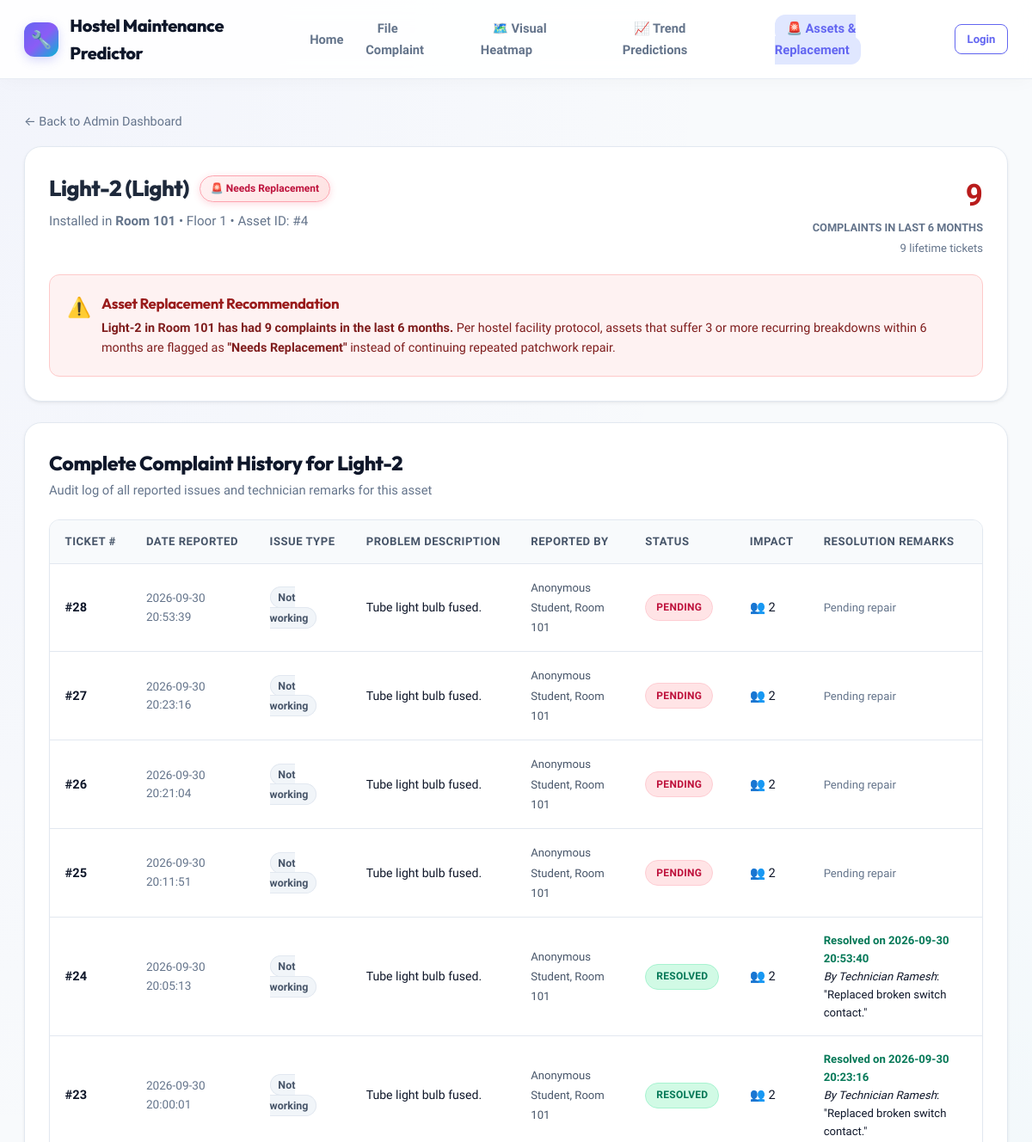
Before: /asset/4 (upper part) with the older database file.
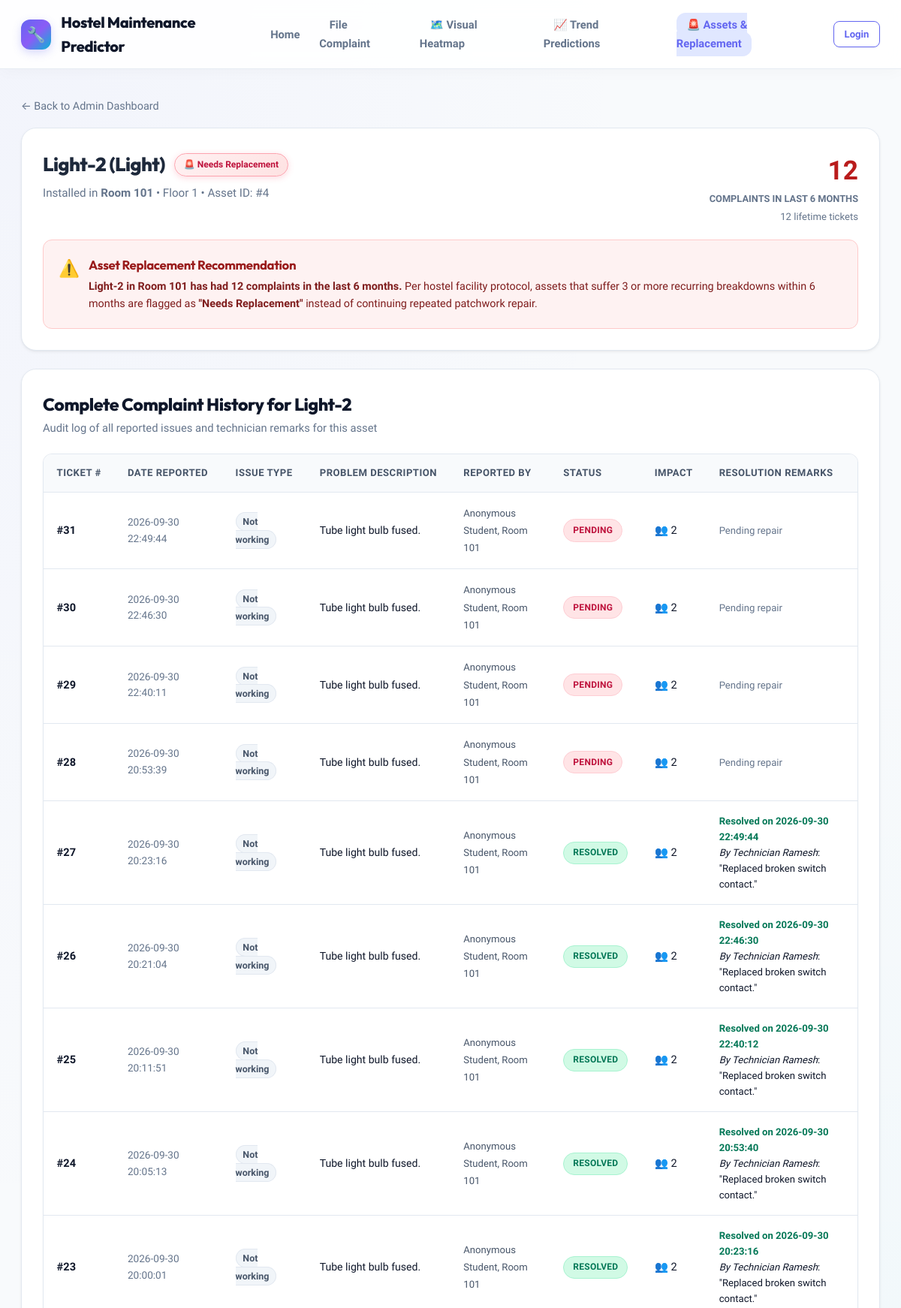
After: the same page with the newer database file.
### tables this page shows
CREATE TABLE complaints (
        id INTEGER PRIMARY KEY AUTOINCREMENT,
        user_id INTEGER,
        asset_id INTEGER NOT NULL,
        room_no TEXT NOT NULL,
        floor INTEGER NOT NULL,
        issue_type TEXT NOT NULL CHECK(issue_type IN ('Not working', 'Damaged', 'Making noise', 'Other')),
        description TEXT NOT NULL,
        date_filed TEXT NOT NULL,
        status TEXT NOT NULL CHECK(status IN ('Pending', 'In Progress', 'Resolved')) DEFAULT 'Pending',
        is_anonymous INTEGER NOT NULL DEFAULT 0,
        affected_students_count INTEGER NOT NULL DEFAULT 1,
        FOREIGN KEY (user_id) REFERENCES users (id),
        FOREIGN KEY (asset_id) REFERENCES assets (id)
    );

CREATE TABLE resolution_log (
        id INTEGER PRIMARY KEY AUTOINCREMENT,
        complaint_id INTEGER NOT NULL,
        resolved_date TEXT NOT NULL,
        resolved_by TEXT NOT NULL,
        remarks TEXT NOT NULL,
        FOREIGN KEY (complaint_id) REFERENCES complaints (id)
    );

### app.py (the view)
@app.route('/asset/<int:asset_id>')
def asset_history(asset_id):
    conn = get_db()
    cursor = conn.cursor()
    cursor.execute("SELECT * FROM assets WHERE id = ?", (asset_id,))
    asset = cursor.fetchone()
    if not asset:
        flash('Asset not found.', 'danger')
        conn.close()
        return redirect(url_for('index'))
    six_months_ago = (datetime.now() - timedelta(days=180)).strftime('%Y-%m-%d %H:%M:%S')
    cursor.execute('''
        SELECT
            c.*,
            u.name AS student_name,
            r.resolved_date, r.resolved_by, r.remarks
        FROM complaints c
        LEFT JOIN users u ON c.user_id = u.id
        LEFT JOIN resolution_log r ON c.id = r.complaint_id
        WHERE c.asset_id = ?
        ORDER BY c.date_filed DESC
    ''', (asset_id,))
    raw_history = cursor.fetchall()
    history = []
    recent_complaints_6m = 0
    for r in raw_history:
        item = dict(r)
        if (item.get('date_filed') or '') >= six_months_ago:
            recent_complaints_6m += 1
        if item['is_anonymous']:
            item['display_reporter'] = f"Anonymous Student, Room {item['room_no']}"
        elif item['student_name']:
            item['display_reporter'] = item['student_name']
        else:
            item['display_reporter'] = "Resident"
        history.append(item)
    needs_replacement = recent_complaints_6m >= 3
    conn.close()
    return render_template(
        'asset_history.html',
        asset=asset,
        history=history,
        total_complaints=len(history),
        recent_complaints_6m=recent_complaints_6m,
        needs_replacement=needs_replacement
    )

### app.py (called while the page is built)
@app.context_processor
def inject_user():
    return {
        'current_user': {
            'id': session.get('user_id'),
            'name': session.get('name'),
            'email': session.get('email'),
            'role': session.get('role'),
            'room_no': session.get('room_no'),
            'floor': session.get('floor')
        } if 'user_id' in session else None,
        'current_time': datetime.now()
    }

### models.py (called while the page is built)
def get_db():
    conn = sqlite3.connect(DB_PATH)
    conn.row_factory = sqlite3.Row
    return conn

### templates/asset_history.html (shortened to what the changed rows need)
{% extends "base.html" %}
{% block content %}
<div class="panel-card" style="margin-bottom: 1.5rem;">
  <div style="display: flex; justify-content: space-between; align-items: flex-start; flex-wrap: wrap; gap: 1rem;">
    <div>
      <div style="display: flex; align-items: center; gap: 0.75rem; margin-bottom: 0.35rem;">
        <h1 style="font-size: 1.6rem; font-weight: 800; color: #1e293b;">
          {{ asset.asset_code }} ({{ asset.asset_type }})
        </h1>
      </div>
    </div>
    <div style="text-align: right;">
      <div style="font-size: 2.2rem; font-weight: 800; color: {% if needs_replacement %}#b91c1c{% else %}#1e293b{% endif %};">
        {{ recent_complaints_6m }}
      </div>
      <div style="font-size: 0.8rem; text-transform: uppercase; color: var(--text-muted); font-weight: 600;">
        Complaints in Last 6 Months
      </div>
      <div style="font-size: 0.82rem; color: #64748b; margin-top: 2px;">
        {{ total_complaints }} lifetime tickets
      </div>
    </div>
  </div>
  {% if needs_replacement %}
  <div style="margin-top: 1.25rem; padding: 1.25rem; background: #fef2f2; border: 1px solid #fecaca; border-radius: var(--radius-md);">
    <div style="display: flex; gap: 0.75rem;">
      <span style="font-size: 1.4rem;">⚠️</span>
      <div>
        <h3 style="color: #991b1b; font-size: 1.05rem; font-weight: 700; margin-bottom: 0.25rem;">
          Asset Replacement Recommendation
        </h3>
        <p style="color: #7f1d1d; font-size: 0.9rem;">
          <strong>{{ asset.asset_code }} in Room {{ asset.room_no }} has had {{ recent_complaints_6m }} complaints in the last 6 months.</strong>
          Per hostel facility protocol, assets that suffer 3 or more recurring breakdowns within 6 months are flagged as <strong>"Needs Replacement"</strong> instead of continuing repeated patchwork repair.
        </p>
      </div>
    </div>
  </div>
  {% endif %}
</div>
<div class="panel-card">
  <div class="section-header">
    <div>
      <h2 class="section-title">Complete Complaint History for {{ asset.asset_code }}</h2>
    </div>
  </div>
  {% if history %}
    <div class="table-responsive">
      <table class="data-table">
        <thead>
          <tr>
            <th>Ticket #</th>
            <th>Date Reported</th>
            <th>Issue Type</th>
            <th>Problem Description</th>
            <th>Reported By</th>
            <th>Status</th>
            <th>Impact</th>
            <th>Resolution Remarks</th>
          </tr>
        </thead>
        <tbody>
          {% for c in history %}
          <tr>
            <td><strong>#{{ c.id }}</strong></td>
            <td style="font-size: 0.85rem; color: var(--text-muted);">{{ c.date_filed }}</td>
            <td><span class="badge-normal" style="font-weight: 600;">{{ c.issue_type }}</span></td>
            <td style="max-width: 250px;">
              <span style="font-size: 0.88rem;">{{ c.description }}</span>
            </td>
            <td>
              <span style="font-size: 0.82rem; color: #475569;">{{ c.display_reporter }}</span>
            </td>
            <td>
              {% if c.status == 'Pending' %}
                <span class="status-badge status-pending">Pending</span>
              {% elif c.status == 'In Progress' %}
                <span class="status-badge status-inprogress">In Progress</span>
              {% else %}
                <span class="status-badge status-resolved">Resolved</span>
              {% endif %}
            </td>
            <td>👥 {{ c.affected_students_count }}</td>
            <td>
              {% if c.status == 'Resolved' %}
                <div style="font-size: 0.82rem;">
                  <strong style="color: #047857;">Resolved on {{ c.resolved_date }}</strong><br>
                  <em>By {{ c.resolved_by }}</em>: "{{ c.remarks }}"
                </div>
              {% else %}
                <span style="font-size: 0.82rem; color: var(--text-muted);">Pending repair</span>
              {% endif %}
            </td>
          </tr>
          {% endfor %}
        </tbody>
      </table>
    </div>
  {% else %}
    <p style="text-align: center; color: var(--text-muted); padding: 2rem;">No complaints recorded for this asset.</p>
  {% endif %}
</div>
{% endblock %}

Changed rows visible on the page:
no longer on this page (row edited): complaints: id "27", date_filed "2026-09-30 20:23:16", issue_type "Not working", description "Tube light bulb fused.", display_reporter "Anonymous Student, Room 101", status "PENDING", affected_students_count "2"
no longer on this page (row edited): complaints: id "26", date_filed "2026-09-30 20:21:04", issue_type "Not working", description "Tube light bulb fused.", display_reporter "Anonymous Student, Room 101", status "PENDING", affected_students_count "2"
no longer on this page (row edited): complaints: id "25", date_filed "2026-09-30 20:11:51", issue_type "Not working", description "Tube light bulb fused.", display_reporter "Anonymous Student, Room 101", status "PENDING", affected_students_count "2"
added complaints: id "31", date_filed "2026-09-30 22:49:44", issue_type "Not working", description "Tube light bulb fused.", display_reporter "Anonymous Student, Room 101", status "PENDING", affected_students_count "2"
added complaints: id "30", date_filed "2026-09-30 22:46:30", issue_type "Not working", description "Tube light bulb fused.", display_reporter "Anonymous Student, Room 101", status "PENDING", affected_students_count "2"
added complaints: id "29", date_filed "2026-09-30 22:40:11", issue_type "Not working", description "Tube light bulb fused.", display_reporter "Anonymous Student, Room 101", status "PENDING", affected_students_count "2"
added resolution_log: id "27", date_filed "2026-09-30 20:23:16", issue_type "Not working", description "Tube light bulb fused.", display_reporter "Anonymous Student, Room 101", shows "RESOLVED", affected_students_count "2", resolved_date "2026-09-30 22:49:44", resolved_by "Technician Ramesh", remarks "Replaced broken switch contact."
added resolution_log: id "26", date_filed "2026-09-30 20:21:04", issue_type "Not working", description "Tube light bulb fused.", display_reporter "Anonymous Student, Room 101", shows "RESOLVED", affected_students_count "2", resolved_date "2026-09-30 22:46:30", resolved_by "Technician Ramesh", remarks "Replaced broken switch contact."
added resolution_log: id "25", date_filed "2026-09-30 20:11:51", issue_type "Not working", description "Tube light bulb fused.", display_reporter "Anonymous Student, Room 101", shows "RESOLVED", affected_students_count "2", resolved_date "2026-09-30 22:40:12", resolved_by "Technician Ramesh", remarks "Replaced broken switch contact."
Other visible differences:
{{ recent_complaints_6m }}: "9" → "12"
{{ total_complaints }}: "9" → "12"
